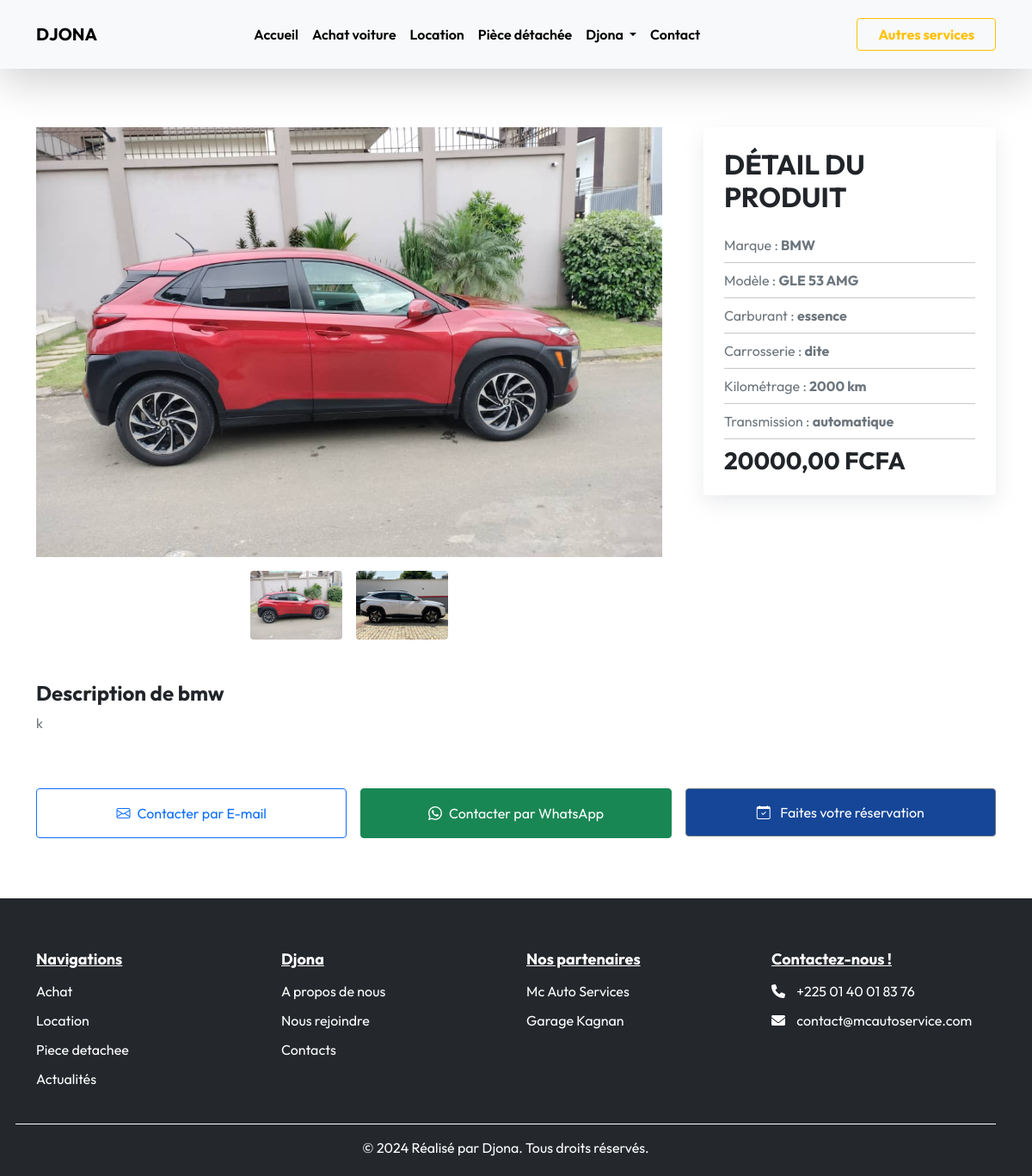
Before: /product/34/ with the older database file.
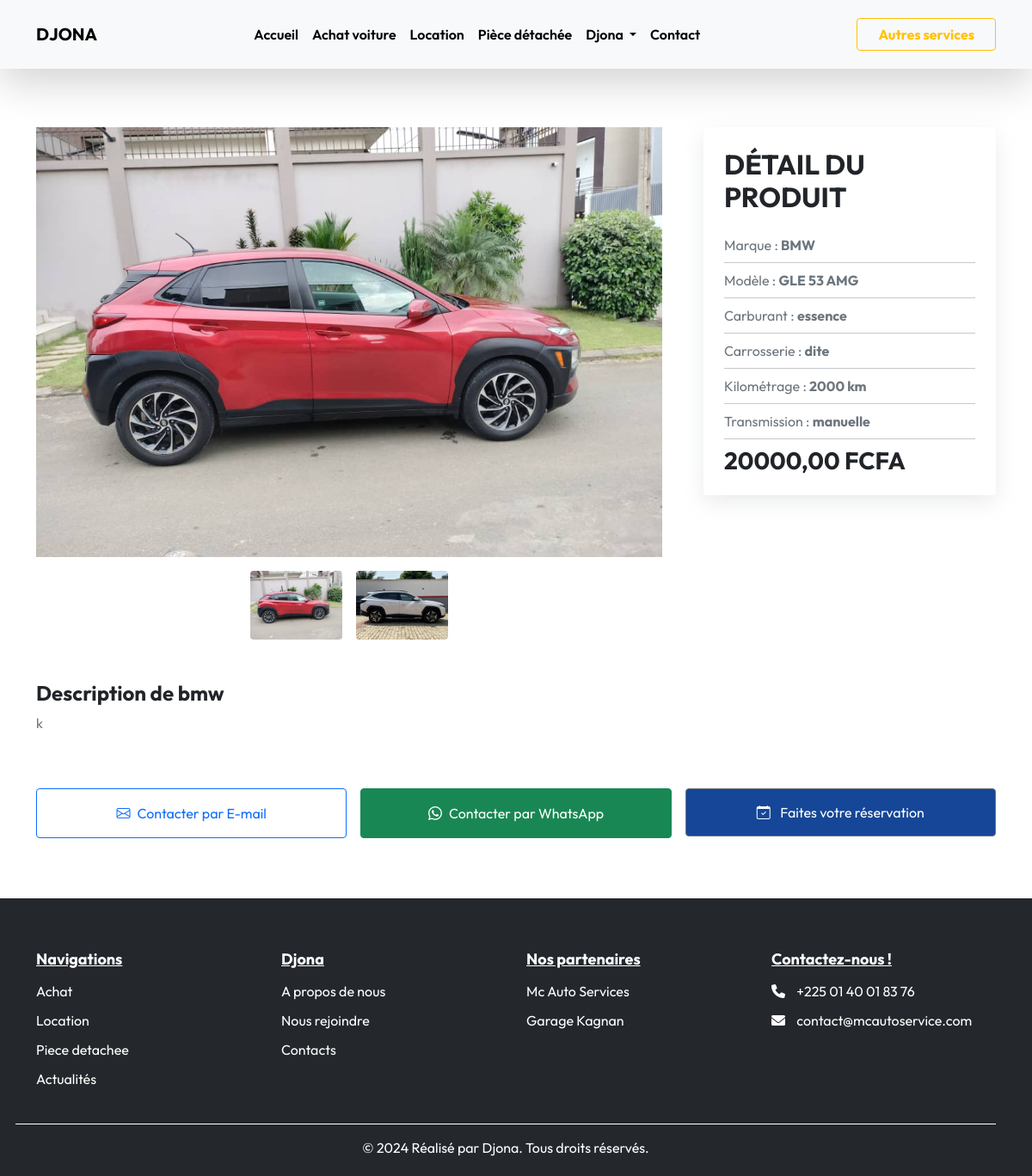
After: the same page with the newer database file.
### djona_admin/models.py (models this page shows, shortened)
class Image(models.Model):
    image = models.ImageField(upload_to='images/')
    date_ajout = models.DateTimeField(auto_now_add=True)

class Produit(models.Model):
    id = models.AutoField(primary_key=True)
    hashed_id = models.CharField(max_length=64, editable=False, unique=True)
    images = models.ManyToManyField('Image', related_name='produits')
    marque = models.CharField(max_length=255)
    modele = models.CharField(max_length=255)
    annee = models.CharField(max_length=4)
    CARBURANT_CHOICES = [
        ('essence', 'Essence'),
        ('diesel', 'Diesel'),
        ('hybride', 'Hybride'),
        ('electrique', 'Électrique'),
    ]
    carburant = models.CharField(max_length=50, choices=CARBURANT_CHOICES)
    type = models.CharField(max_length=255)
    kilometrage = models.PositiveIntegerField(validators=[MinValueValidator(0)])
    prix = models.DecimalField(max_digits=10, decimal_places=2, validators=[MinValueValidator(0)])
    TRANSMISSION_CHOICES = [
        ('manuelle', 'Manuelle'),
        ('automatique', 'Automatique'),
    ]
    transmission = models.CharField(max_length=50, choices=TRANSMISSION_CHOICES)
    description = models.TextField()
    ville = models.CharField(max_length=255)
    occasion_neuve = models.CharField(max_length=255, help_text="Indiquez si le véhicule est neuf ou d'occasion.")
    immatriculation = models.CharField(max_length=255, unique=True)
    nom_entreprise = models.CharField(max_length=255)
    contact = models.CharField(max_length=255)
    prix_location = models.DecimalField(max_digits=10, decimal_places=2, null=True, blank=True, validators=[MinValueValidator(0)])
    limite_assurance = models.DateField()
    date_ajout = models.DateTimeField(auto_now=True)
    statut = models.ForeignKey(
        'EtatVehicule',
        on_delete=models.CASCADE,
        related_name='produits'
    )
    def first_image_url(self):
        first_image = self.images.first()
        if first_image and hasattr(first_image, 'image') and first_image.image:
            return first_image.image.url
        return None
    first_image_url.short_description = 'Image'
    def whatsapp_message(self):
        occasion_neuve = "Neuve" if self.type.lower() == "neuve" else "Occasion"
        image_url = self.first_image_url() if self.first_image_url() else "Image non disponible"
        return (
            f"Bonjour, je suis intéressé par le véhicule\n"
            f"Marque: {self.marque}\n"
            f"Modèle: {self.modele}\n"
            f"Transmission: {self.transmission}\n"
            f"Prix: {self.prix} FCFA \n"
            f"Kilométrage: {self.kilometrage} km\n"
            f"Année: {self.annee}.\n"
            f"Image du produit: {image_url}\n"
            "Pouvez-vous m'en dire plus ?"
        )
    class Meta:
        ordering = ['-date_ajout']

### djona_admin/views.py (the view)
# urls.py: path('product/<str:id>/', views.ProductDetailPage, name='product_detail'),
def ProductDetailPage(request, id):
    product = get_object_or_404(Produit, id=id)
    whatsapp_message = product.whatsapp_message()
    image_urls = [image.image.url for image in product.images.all()]
    images = product.images.all()
    context = {
        "product": product,
        "whatsapp_message": whatsapp_message,
        "image_urls": image_urls,
        "images": images
    }
    return render(request, "product_detail.html", context)

### djona_admin/models.py (called while the page is built)
    def __str__(self):
        return self.nom

### djona_admin/templates/product_detail.html (shortened to what this page needs)
{% extends 'base.html' %}
{% block content %}
    <div class="container py-5">
        <div class="row g-5 d-flex align-items-start" style="padding-top:100px;">
            <div class="col-md-8">
                <img id="mainImage" src="{{ images.first.image.url }}" class="d-block w-100" alt="{{ product.nom }}" style="object-fit: cover; height: 500px;">
                <div class="mt-3 d-flex justify-content-center">
                    {% for image in images %}
                        <div class="mx-2">
                            <img src="{{ image.image.url }}" class="img-fluid rounded" alt="{{ product.nom }}" style="object-fit: cover; height: 80px; cursor: pointer;" onclick="changeMainImage('{{ image.image.url }}')">
                        </div>
                    {% endfor %}
                </div>
            </div>
            <div class="col-md-4">
                <div class="p-4 bg-white rounded" style="box-shadow: rgba(149, 157, 165, 0.2) 0px 8px 24px;">
                    <h2 class="fw-bold mb-4" style="text-transform: uppercase;">Détail du produit</h2>
                    <p class="text-muted mb-2">
                        Marque : <strong style="text-transform: uppercase;">{{ product.marque }}</strong>
                    </p>
                    <hr class="my-2">
                    <p class="text-muted mb-2">
                        Modèle : <strong>{{ product.modele }}</strong>
                    </p>
                    <hr class="my-2">
                    <p class="text-muted mb-2">
                        Carburant : <strong>{{ product.carburant }}</strong>
                    </p>
                    <hr class="my-2">
                    <p class="text-muted mb-2">
                        Carrosserie : <strong>{{ product.type }}</strong>
                    </p>
                    <hr class="my-2">
                    <p class="text-muted mb-2">
                        Kilométrage : <strong>{{ product.kilometrage }} km</strong>
                    </p>
                    <hr class="my-2">
                    <p class="text-muted mb-2">
                        Transmission : <strong>{{ product.transmission }}</strong>
                    </p>
                    <hr class="my-2">
                    <h3 class="fw-bold mb-0">{{ product.prix }} FCFA</h3>
                </div>
            </div>
        </div>
        <div class="row mt-5">
            <div class="col-12">
                <h2 class="h4 fw-bold">Description de {{ product.marque }}</h2>
                <p class="text-muted">{{ product.description }}</p>
            </div>
        </div>
    </div>
    <div class="container">
        <div class="row g-3">
            <div class="col-12 col-md-4 col-lg-4">
                <a href="{% url 'contact' product.id %}" class="btn btn-outline-primary w-100 py-3 d-flex align-items-center justify-content-center">
                    <i class="bi bi-envelope me-2"></i> Contacter par E-mail
                </a>
            </div>
            <div class="col-12 col-md-4 col-lg-4">
                <a href="https://wa.me/22540018376?text={{ whatsapp_message|urlencode }}"
                    target="_blank"
                    class="btn btn-success w-100 py-3 d-flex align-items-center justify-content-center">
                    <i class="bi bi-whatsapp me-2"></i> Contacter par WhatsApp
                </a>
            </div>
            <div class="col-12 col-md-4 col-lg-4">
                <button class="btn btn-outline-secondary w-100 w-md-auto
                {% if product.statut|lower != 'location' %}disabled{% endif %}"
                type="button" style="background: #154698; color: #fff; padding: 15px;" data-bs-toggle="modal" data-bs-target="#contactModal">
                    <i class="bi bi-calendar-check me-2"></i> Faites votre réservation
                </button>
            </div>
        </div>
    </div>
{% endblock %}

### djona_admin/templates/base.html (shortened to what this page needs)
{% load custom_filters %}
<!DOCTYPE html>
<html lang="fr">
    <head>
        <link href="https://cdnjs.cloudflare.com/ajax/libs/font-awesome/6.0.0-beta3/css/all.min.css" rel="stylesheet">
        <link href="https://cdn.jsdelivr.net/npm/bootstrap@5.0.2/dist/css/bootstrap.min.css" rel="stylesheet">
        {% load static %}
        <link href="{% static 'css/style.css' %}" rel="stylesheet">
        <link href="https://cdn.jsdelivr.net/npm/bootstrap-icons/font/bootstrap-icons.css" rel="stylesheet">
        <link rel="stylesheet" href="https://cdnjs.cloudflare.com/ajax/libs/OwlCarousel2/2.3.4/assets/owl.carousel.min.css">
        <link rel="stylesheet" href="https://cdnjs.cloudflare.com/ajax/libs/OwlCarousel2/2.3.4/assets/owl.theme.default.min.css">
        <link rel="stylesheet" type="text/css" href="https://cdn.jsdelivr.net/npm/slick-carousel@1.8.1/slick/slick.css"/>
        <link rel="stylesheet" type="text/css" href="https://cdn.jsdelivr.net/npm/slick-carousel@1.8.1/slick/slick-theme.css"/>
    </head>
    <body>
        <div class="container">
            {% include 'header/nav.html' %}
        </div>
        {% block content %}{% endblock %}
        {% include 'header/footer.html' %}
    </body>
</html>

### djona_admin/templates/header/nav.html (shortened to what this page needs)
<div class="container-fluid p-0">
    <nav class="navbar navbar-expand-lg navbar-light bg-light fixed-top shadow-lg">
        <div class="container justify-content-center">
            <a class="navbar-brand fw-bold text-primary mx-auto" href="#">
                DJONA
            </a>
            <div class="collapse navbar-collapse" id="navbarNav">
                <ul class="navbar-nav mx-auto text-center">
                    <li class="nav-item">
                        <a class="nav-link {% if request.path == '/' %}active{% endif %}" href="{% url 'index' %}">Accueil</a>
                    </li>
                    <li class="nav-item">
                        <a class="nav-link {% if request.path == '/achat/' %}active{% endif %}" href="{% url 'achat' %}">Achat voiture</a>
                    </li>
                    <li class="nav-item">
                        <a class="nav-link {% if request.path == '/location/' %}active{% endif %}" href="{% url 'location' %}">Location</a>
                    </li>
                    <li class="nav-item">
                        <a class="nav-link {% if request.path == '/piece-detache/1/' %}active{% endif %}" href="{% url 'piece-detache' %}">Pièce détachée</a>
                    </li>
                    <li class="nav-item dropdown">
                        <a class="nav-link dropdown-toggle {% if request.path == '/about/' %}active{% endif %}" href="#" id="navbarDropdown" role="button" data-bs-toggle="dropdown" aria-expanded="false">
                            Djona
                        </a>
                    </li>
                    <li class="nav-item">
                        <a class="nav-link {% if request.path == '/piece-detache/1/' %}active{% endif %}" href="{% url 'piece-detache' %}">Contact</a>
                    </li>
                </ul>
                <div class="d-flex justify-content-center mt-3 mt-lg-0">
                    <a href="#" class="btn btn-outline-warning fw-bold px-4">
                        Autres services
                    </a>
                </div>
            </div>
        </div>
    </nav>
</div>

### djona_admin/templates/header/footer.html
<footer class="footer-section">
    <div class="container">
        <div class="row">
            <div class="col-12 col-sm-6 col-md-3 footer-links">
                <h4 style="color: #fff;text-decoration:underline;">Navigations</h4>
                <ul style="list-style:none;">
                    <li><a href="{% url 'achat' %}">Achat</a></li>
                    <li><a href="{% url 'location' %}">Location</a></li>
                    <li><a href="{% url 'piece-detache' %}">Piece detachee</a></li>
                    <li><a href="">Actualités</a></li>
                </ul>
            </div>
            <div class="col-12 col-sm-6 col-md-3 footer-links">
                <h4 style="color: #fff;text-decoration:underline;">Djona</h4>
                <ul style="list-style:none;">
                    <li><a href="{% url 'rejoindre' %}">A propos de nous</a></li>
                    <li><a href="{% url 'about' %}">Nous rejoindre</a></li>
                    <li><a href="">Contacts</a></li>
                </ul>
            </div>
            <div class="col-12 col-sm-6 col-md-3 footer-links">
                <h4 style="color: #fff;text-decoration:underline;">Nos partenaires</h4>
                <ul style="list-style:none;">
                    <li><a href="#">Mc Auto Services</a></li>
                    <li><a href="#">Garage Kagnan</a></li>
                </ul>
            </div>
            <div class="col-12 col-sm-6 col-md-3 footer-links">
                <h4 style="color: #fff;text-decoration:underline;">Contactez-nous !</h4>
                <ul style="list-style: none; padding: 0;">
                    <li>
                        <i class="fas fa-phone" style="color: #fff;"></i>
                        <span style="margin-left: 10px;color: #fff;">+225 01 40 01 83 76</span>
                    </li>
                    <li style="margin-top: 10px;">
                        <i class="fas fa-envelope" style="color: #fff;"></i>
                        <span style="margin-left: 10px;color: #fff;">contact@mcautoservice.com</span>
                    </li>
                </ul>
            </div>
            <div class="row mt-4" style="border-top: thin solid #fff;">
                <div class="col text-center" style="padding-top: 15px;">
                    <p style="color: #fff;">&copy; 2024 Réalisé par Djona. Tous droits réservés.</p>
                </div>
            </div>
        </div>
    </div>
</footer>

### djona_admin/static/css/style.css (style rules this page uses)
* { box-sizing: border-box; padding: 0; margin: 0; font-family: 'Outfit'; }
html { scroll-behavior: smooth; }
body { background-color: #fff; font-family: 'Josefin Sans'; }
.navbar { padding: 20px 0 20px 0; }
.navbar-brand, .nav-link { color: #000000 !important; font-weight: 600; }
.navbar-brand, .nav-link, .nav-item { color: #000000 !important; }
.footer-section { background-color: #24272C; color: #000000; padding: 60px 20px 5px; position: relative; font-family: Arial, sans-serif; margin-top: 70px; }
.footer-section .footer-info h4, .footer-section .footer-links h4 { font-size: 18px; margin-bottom: 15px; font-weight: bold; }
.footer-section .footer-links ul { list-style: none; padding: 0; }
.footer-section .footer-links ul li { margin-bottom: 10px; }
.footer-section .footer-links ul li a { color: #fff; text-decoration: none; transition: color 0.3s; }

Changed rows visible on the page:
changed Produit "bmw": transmission "automatique" → "manuelle"
